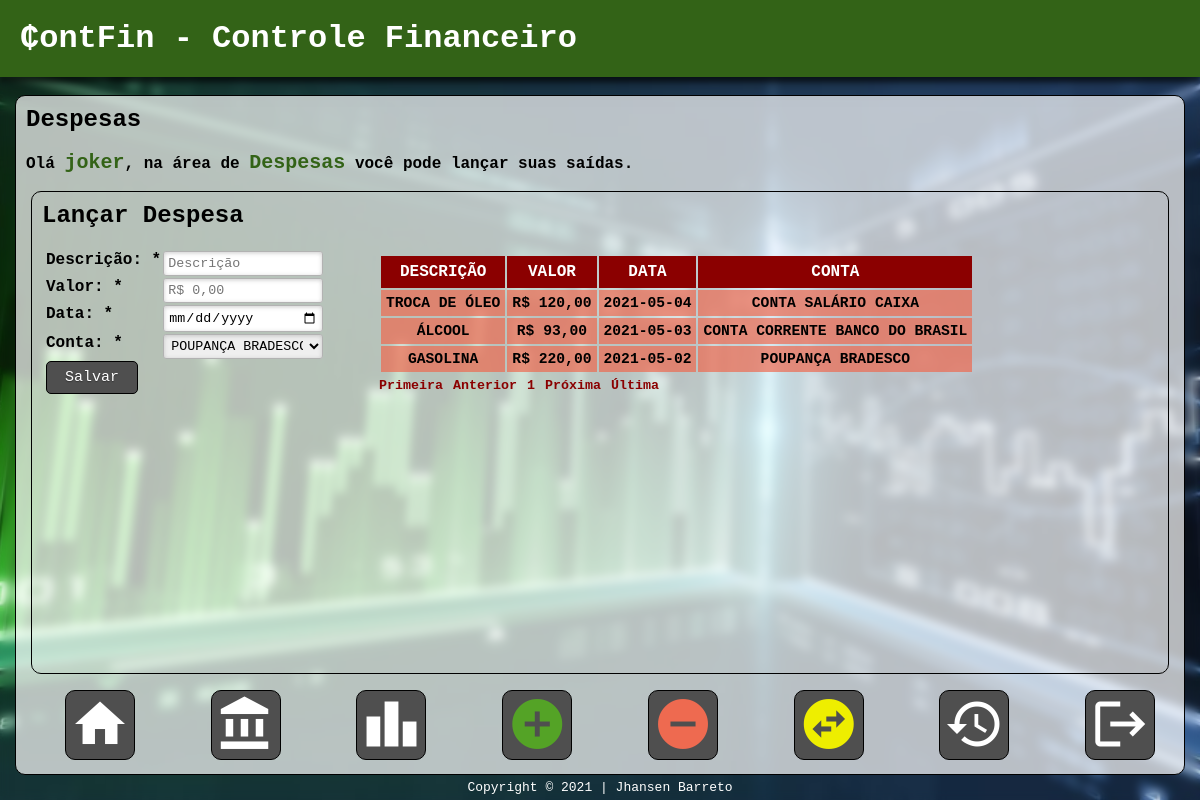
/despesas.php (signed in), run on the app's committed database.
### tables this page shows
CREATE TABLE IF NOT EXISTS `despesa` (
  `id` int(11) NOT NULL AUTO_INCREMENT,
  `descricao` varchar(50) NOT NULL,
  `valor` double NOT NULL,
  `data_lancamento` date NOT NULL,
  `conta_id` int(11) NOT NULL,
  PRIMARY KEY (`id`),
  KEY `conta` (`conta_id`),
  CONSTRAINT `FK_despesa_conta` FOREIGN KEY (`conta_id`) REFERENCES `conta` (`id`)
);

CREATE TABLE IF NOT EXISTS `conta` (
  `id` int(11) NOT NULL AUTO_INCREMENT,
  `nome` varchar(40) NOT NULL,
  `saldo` double NOT NULL DEFAULT 0,
  `criado_em` datetime NOT NULL DEFAULT current_timestamp(),
  `usuario` int(11) NOT NULL,
  PRIMARY KEY (`id`),
  KEY `usuario` (`usuario`),
  CONSTRAINT `FK_conta_usuario` FOREIGN KEY (`usuario`) REFERENCES `usuario` (`id`)
);

### despesas.php (the view, shortened to what this page needs)
<!DOCTYPE html>
<html>
    <head>
        <link rel="stylesheet" type="text/css" href="css/index.css">
        <link rel="stylesheet" type="text/css" href="css/table.css">
    </head>
    <body>
        <?php
        $nome_user = $_SESSION['user'];
        ?>
        <div id="cabecalho">
            <h1>₵ontFin - Controle Financeiro</h1>
        </div>
        <div class="div-dashboard">
            <h2>Despesas</h2>
            <br/>
            Olá <label id="destaque"><?php echo $nome_user; ?></label>,
            na área de <label id="destaque">Despesas</label> você pode lançar suas
            saídas.
            <br/>
            <br/>
            <div class="conteudo">
                <h2>Lançar Despesa</h2>
                <br/>
                <?php
                $conta = conexaoBD();
                $sqlconta = "SELECT c.id, c.nome FROM conta c INNER JOIN usuario u ON c.usuario = u.id WHERE u.user = '$nome_user'";
                $stmtconta = $conta->prepare($sqlconta);
                $stmtconta->execute();
                ?>
                <table id="tbl">
                    <tr>
                        <td style="width: 30%">
                            <form method="POST" action="insert_sql/insert_despesas.php">
                                <table>
                                    <tr>
                                        <td>
                                            Descrição: *
                                        </td>
                                        <td>
                                            <input type="text" placeholder="Descrição" name="desc" required="required"/>
                                        </td>
                                    </tr>
                                    <tr>
                                        <td>
                                            Valor: *
                                        </td>
                                        <td>
                                            <input type="number" placeholder="R$ 0,00" name="valor" step="0.01" min="0" required="required"/>
                                        </td>
                                    </tr>
                                    <tr>
                                        <td>
                                            Data: *
                                        </td>
                                        <td>
                                            <input type="date" placeholder="01/01/0000" name="data" required="required"/>
                                        </td>
                                    </tr>
                                    <tr>
                                        <td>
                                            Conta: *
                                        </td>
                                        <td>
                                            <select name="conta" required="required">
                                                <?php while ($contas = $stmtconta->fetch(PDO::FETCH_ASSOC)) { ?>
                                                    <option value="<?php echo $contas["id"] ?>"><?php echo $contas["nome"]; ?></option>
                                                <?php } ?>
                                            </select>
                                        </td>
                                    </tr>
                                    <tr>
                                        <td>
                                            <button type="submit" name="enviar" value="Salvar">Salvar</button>
                                        </td>
                                        <td id="feedback">
                                        </td>
                                    </tr>
                                </table>
                            </form>
                        </td>
                        <td>
                            <?php
                            $con = conexaoBD();
                            $sql = "CALL despesas_por_user ('$nome_user')";
                            $stmt = $con->prepare($sql);
                            $stmt->execute();
                            ?>
                            <table id="table2" style="margin-top: 5px;">
                                <thead>
                                    <tr>
                                        <th class="th-table2">DESCRIÇÃO</th>
                                        <th class="th-table2">VALOR</th>
                                        <th class="th-table2">DATA</th>
                                        <th class="th-table2">CONTA</th>
                                    </tr>
                                </thead>
                                <tbody>
                                    <?php while ($resultado = $stmt->fetch(PDO::FETCH_ASSOC)) { ?>
                                        <tr>
                                            <td class="td-table2">
                                                <?php echo $resultado["descricao"]; ?>
                                            </td>
                                            <td class="td-table2">
                                                <?php echo 'R$ ' . number_format($resultado["valor"], 2, ',', '.'); ?>
                                            </td>
                                            <td class="td-table2">
                                                <?php echo $resultado["data_lancamento"]; ?>
                                            </td>
                                            <td class="td-table2">
                                                <?php echo $resultado["contas"]; ?>
                                            </td>
                                        </tr>
                                    <?php } ?>
                                </tbody>
                            </table>
                        </td>
                    </tr>
                </table>
            </div>
            <form method="POST" action="menu.php">
                <table id="menu" style="width: 100%">
                    <tr>
                        <td>
                            <button title="Início" name="home" class="menu-buttons" style="color: #FFF"><span class="material-icons">home</span></button>
                        </td>
                        <td>
                            <button title="Contas" name="contas" class="menu-buttons" style="color: #FFF"><span class="material-icons">account_balance</span></button>
                        </td>
                        <td>
                            <button title="Gráficos" name="grafico" class="menu-buttons" style="color: #FFF"><span class="material-icons">leaderboard</span></button>
                        </td>
                        <td>
                            <button title="Receitas" name="receitas" class="menu-buttons" style="color: #54A326"><span class="material-icons">add_circle</span></button>
                        </td>
                        <td>
                            <button title="Despesas" name="despesas" class="menu-buttons" style="color: #EE6A50"><span class="material-icons">remove_circle</span></button>
                        </td>
                        <td>
                            <button title="Transferências" name="transfer" class="menu-buttons" style="color: #EEEE00"><span class="material-icons">swap_horizontal_circle</span></button>
                        </td>
                        <td>
                            <button title="Histórico" name="hist" class="menu-buttons" style="color: #FFF"><span class="material-icons">history</span></button>
                        </td>
                        <td>
                            <button title="Sair" name="sair" class="menu-buttons" style="color: #FFF"><span class="material-icons">logout</span></button>
                        </td>
                    </tr>
                </table>
            </form>
        </div>
        <div id="footer">
            Copyright © 2021 | Jhansen Barreto
        </div>
    </body>
</html>

### css/index.css (style rules this page uses)
*, *:before, *:after { margin:0; padding:0; }
body { font-family: Courier New, monospace; font-weight: bold; height: 100vh; width: 100%; background: url(../img/backlogin.jpg) no-repeat center center fixed; -webkit-background-size: cover; -moz-background-size: cover; -o-background-size: cover; background-size: cover; backdrop-filter: blur(5px); overflow: hidden; }
#cabecalho { font-family: Courier New, monospace; width: 100%; background-color: #336317; box-shadow: rgba(0, 0, 0, 0.8) 0px 0px 20px 0px, rgba(0, 0, 0, .5) 0px 5px 5px 0px; margin: 0px; }
h1 { color: #FFF; padding: 20px; }
.div-dashboard { display: inline-block; border: 1px solid #000; border-radius: 10px; padding: 10px; background-color: rgba(255, 255, 255, .7); position: absolute; top: 95px; left: 15px; right: 15px; bottom: 25px; z-index: -999; }
#footer { position: absolute; bottom: 0; padding-bottom: 5px; width: 100%; text-align: center; color: #FFF; font-size: 13px; font-style: normal; font-weight: normal; }
#destaque { color: #336317; font-size: 15pt; }
.menu-buttons { width: 70px; height: 70px; border: 1px solid #000; border-radius: 10px; cursor: pointer; background-color: #4F4F4F; }
.menu-buttons span { font-size: 45pt; }
#menu { position: absolute; bottom: 12px; }
#menu td { text-align: center; }
.conteudo { position: absolute; top: 95px; left: 15px; right: 15px; bottom: 100px; border: 1px solid #000; border-radius: 10px; background-color: transparent; padding: 10px; }
input, select { border: 1px solid #B2B2B2; border-radius: 3px; box-shadow: 0px 1px 4px 0px rgba(168, 168, 168, .6) inset; width: 150px; padding: 4px; outline: none; resize: none; font-family: Courier New, monospace; }
select { width: 160px !important; padding: 3px !important;; }
button[type="submit"] { font-family: Courier New, monospace; width: 80%; cursor: pointer; background: #4F4F4F; padding: 7px 4px; color: #FFF; font-size: 15px; border: 1px solid #000; text-shadow: 0 1px 1px #333; -webkit-border-radius: 5px; border-radius: 5px; transition: all 0.2s linear; }
#feedback { padding-top: 8px; }

### css/table.css (style rules this page uses)
.th-table2 { padding: 7px; background-color: #8B0000; color: white; }
.td-table2 { padding: 5px; font-size: 11pt; background-color: rgba(238, 106, 80, .7); text-align: center; }
#tbl { width: 100%; }
#tbl td { vertical-align: top; }

### data on the page
despesa: descricao "TROCA DE ÓLEO", valor "120,00", data_lancamento "2021-05-04", conta.nome "CONTA SALÁRIO CAIXA"
despesa: descricao "ÁLCOOL", valor "93,00", data_lancamento "2021-05-03", conta.nome "CONTA CORRENTE BANCO DO BRASIL"
despesa: descricao "GASOLINA", valor "220,00", data_lancamento "2021-05-02", conta.nome "POUPANÇA BRADESCO"

### other printed values
$nome_user "joker"
form field conta "POUPANÇA BRADESCO"
